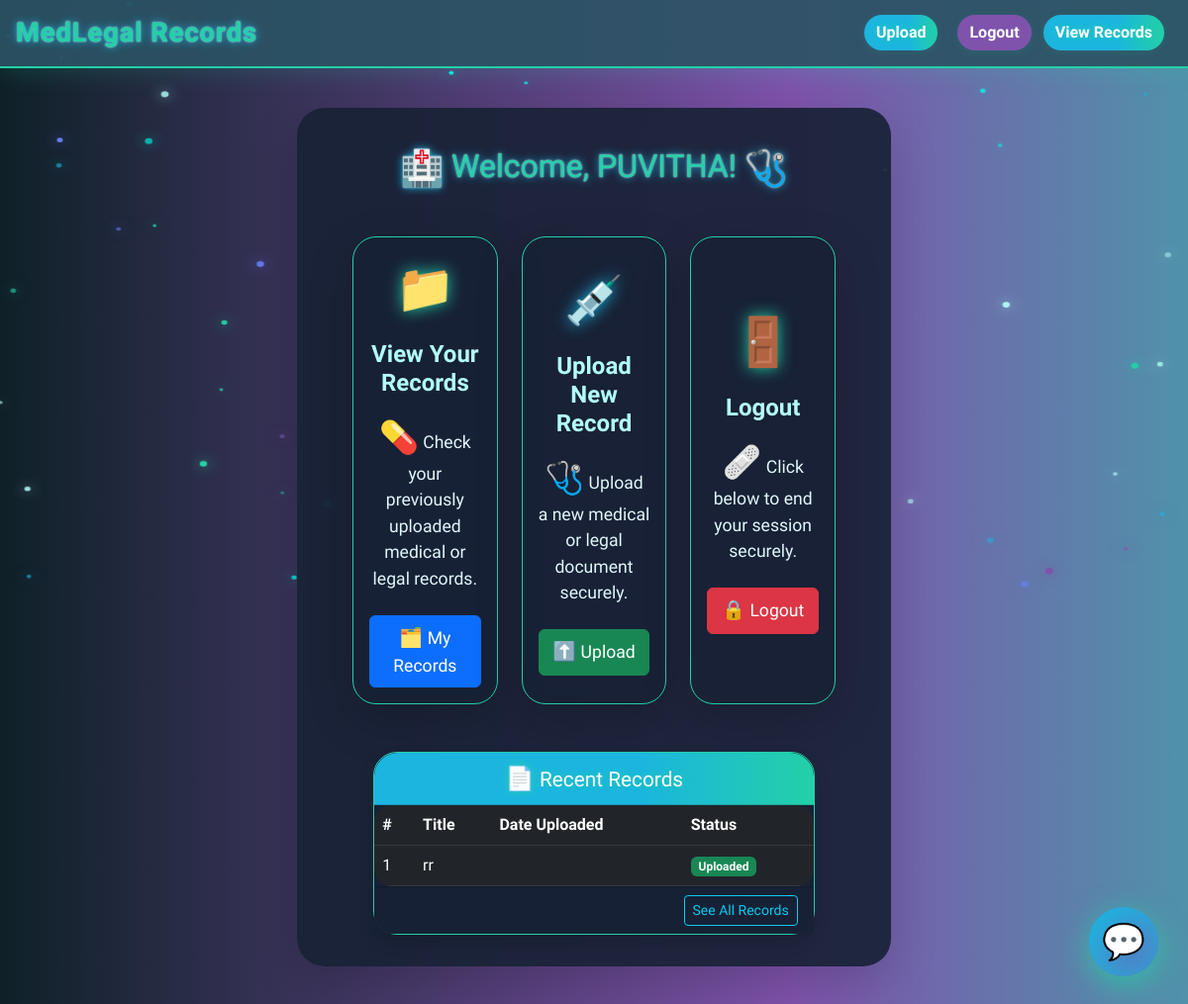
Page /core/dashboard/ (signed in) on the earlier database version.
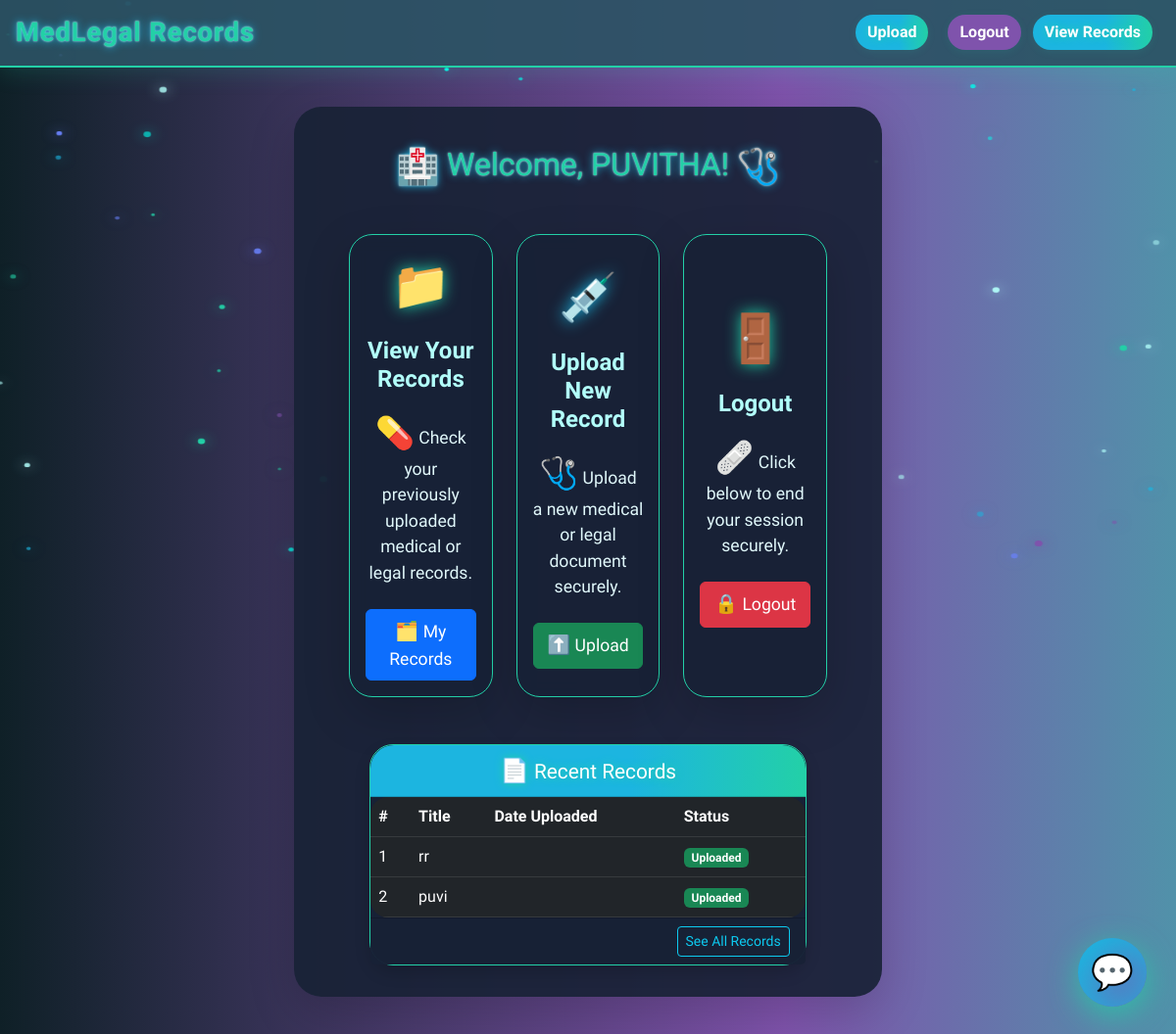
Same page on the later database version.
### core/models.py (models this page shows, shortened)
class Record(models.Model):
    user = models.ForeignKey(User, on_delete=models.CASCADE)
    title = models.CharField(max_length=255)
    file = models.FileField(upload_to='uploads/')
    uploaded_at = models.DateTimeField(auto_now_add=True)

### core/views.py (the view)
# urls.py: path('dashboard/', views.dashboard, name='dashboard'),
@login_required
def dashboard(request):
    records = Record.objects.filter(user=request.user)
    return render(request, 'dashboard.html', {'records': records})

### core/templates/dashboard.html (shortened to what the changed rows need)
{% extends 'base.html' %}
{% block content %}
<div class="container-fluid px-2 px-md-4" style="max-width: 1400px;">
    <h2 class="text-center mb-5" style="color:#23d0a7; text-shadow:0 0 8px #1cb5e0,0 0 2px #fff;">
        <span style="font-size:2.2rem;vertical-align:middle;">🏥</span>
        Welcome, {{ user.username }}!
        <span style="font-size:2.2rem;vertical-align:middle;">🩺</span>
    </h2>
    {% if records %}
    <div class="row mt-5 justify-content-center">
        <div class="col-12 col-lg-11">
            <div class="card glass-card shadow">
                <div class="card-body p-0">
                    <div class="table-responsive">
                        <table class="table table-dark table-hover mb-0 align-middle" style="border-radius:18px;overflow:hidden;">
                            <thead>
                                <tr>
                                    <th>#</th>
                                    <th>Title</th>
                                    <th>Date Uploaded</th>
                                    <th>Status</th>
                                </tr>
                            </thead>
                            <tbody>
                                {% for record in records|slice:":5" %}
                                <tr>
                                    <td>{{ forloop.counter }}</td>
                                    <td>{{ record.title }}</td>
                                    <td>{{ record.created_at|date:"M d, Y H:i" }}</td>
                                    <td>
                                        <span class="badge bg-success">Uploaded</span>
                                    </td>
                                </tr>
                                {% empty %}
                                <tr>
                                    <td colspan="4" class="text-center">No records found.</td>
                                </tr>
                                {% endfor %}
                            </tbody>
                        </table>
                    </div>
                </div>
            </div>
        </div>
    </div>
    {% endif %}
</div>
{% endblock %}

Differences in the rows shown:
added Record: title "puvi"
